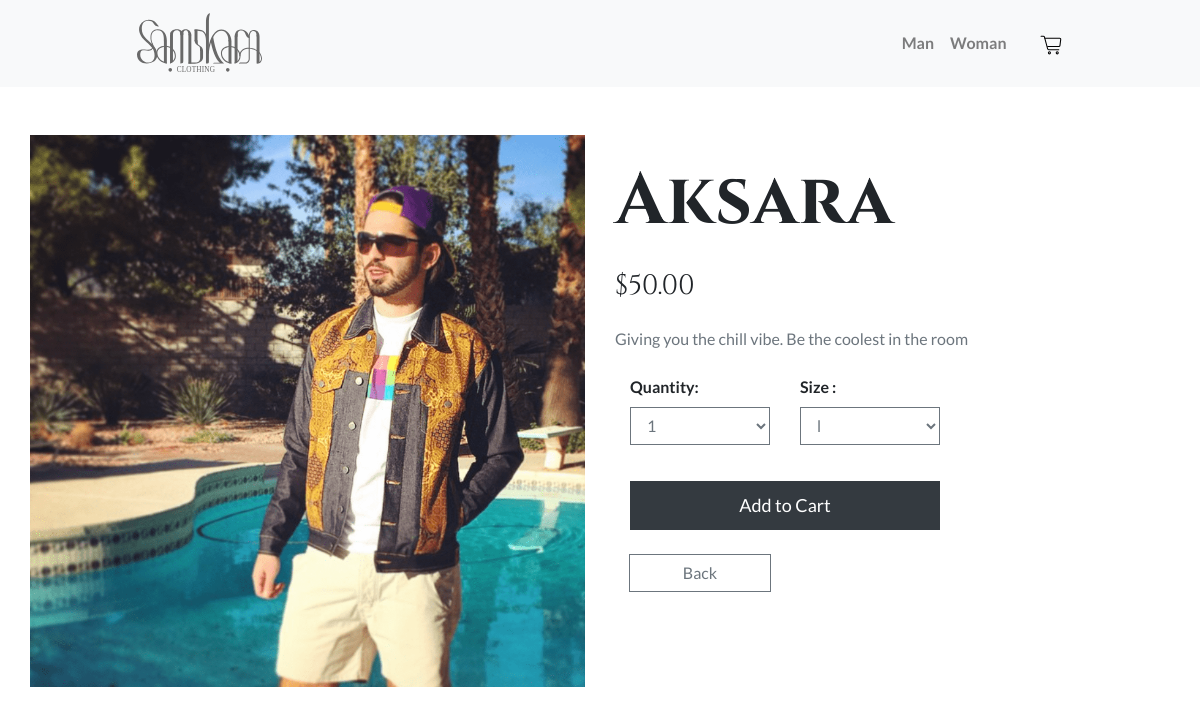
The app's page /product/2 with its own data.
### app/models.py (models this page shows, shortened)
class Product(db.Model):
    id=db.Column(db.Integer, primary_key=True,unique=True,nullable=False)
    name=db.Column(db.String(64), index=True, nullable=False)
    image=db.Column(db.String(255))
    price=db.Column(db.Numeric(precision=8, scale=2))
    description=db.Column(db.String(255))
    discount_price=db.Column(db.Float)
    categories = db.relationship('Category', secondary=product_category, backref='product', lazy='dynamic')
    options=db.relationship('Option',secondary=product_option, backref='option',lazy='dynamic')

class OptionGroup(db.Model):
    id=db.Column(db.Integer, primary_key=True,unique=True,nullable=False)
    name=db.Column(db.String(64),nullable=False)
    options = db.relationship('Option', backref='group' )

### app/controllers/product_controller.py (the view, shortened to what this page needs)
@products.route('/product/<id>', methods=['GET','POST'])
def view_product(id):
    cart_id = request.cookies.get('cart_id')
    product=Product.query.filter_by(id=id).first()
    if not product:
        return "Product not found", 404
    option_dict={}
    for option in product.options:
        option_group_name = option.group.name
        option_name = option.name
        if option_group_name not in option_dict:
            option_dict[option_group_name] = [option_name]
        else:
            option_dict[option_group_name].append(option_name)
    form = ProductForm(options=option_dict)
    form.product_id.data = str(id)
    cart_id=request.cookies.get('cart_id')
    i = 0
    for key, value_array in option_dict.items():
        sub_form = form.options[i]
        sub_form.option.label = key
        sub_form.option.id = key
        sub_form.option.choices = []
        for value in value_array:
            sub_form.option.choices.append((value, value))
        i += 1
    return render_template('product.html',product=product,form=form,added_to_cart=False)

### app/forms.py
class ProductForm(FlaskForm):
    product_id = HiddenField('ID', validators=[DataRequired()])
    quantity = SelectField('Quantity', choices=[(str(i), str(i)) for i in range(1, 10)], validators=[DataRequired()])
    options = FieldList(FormField(OptionEntryForm), min_entries=1)

class OptionEntryForm(Form):
    option = SelectField('Produce',
                            [DataRequired()],
                            choices=[])

### app/templates/product.html (shortened to what this page needs)
{% extends "base.html" %} {% block content %}
<div class="container-fluid mt-5">
	<div class="row">
		<div class="col-md-6 d-flex justify-content-end">
			<img
				src="{{ product.image }}"
				class="img-fluid product-image"
				alt="{{ product.name }}"
			/>
		</div>
		<div class="col-12 col-md-6">
			<h1 class="display-3 mt-4 mb-4 font-weight-bold">{{ product.name }}</h1>
			{% if product.discount_price == None %}
			<h3 class="text-black mb-0">${{ product.price }}</h3>
			{% endif %}
			<p class="text-secondary mt-4 mb-4">{{ product.description }}</p>
			<form method="POST" class="row col-12 col-md-10 col-lg-8 mt-4">
				<div class="form-group quantity-section col-6">
					<label for="quantity" class="text-captalize font-weight-bold"
						>Quantity:</label
					>
					{{ form.quantity(class="form-control rounded-0 bg-white
					border-secondary text-secondary", id="product_quantity") }}
				</div>
				{% for sub_form in form.options %}
				<div class="form-group options-section col-6">
					<label class="text-capitalize font-weight-bold"
						>{{ sub_form.option.label }} :</label
					>
					{{sub_form.option(class="form-control rounded-0 bg-white
					border-secondary text-secondary " ) }}
				</div>
				{% endfor %}
				<div class="col-12">
					<button type="submit" class="w-100 btn btn-dark rounded-0 atc-button">
						Add to Cart
					</button>
				</div>
			</form>
			<div class="row col-12 col-md-10 col-lg-8 justify-content-around mb-5">
				<a
					id="backButton"
					class="col-5 mt-4 btn btn-outline-secondary text-center rounded-0"
					>Back</a
				>
				{%if atc%}
				<a
					class="col-5 mt-4 btn btn-outline-secondary rounded-0"
					href="{{url_for('cart.view_cart')}}"
				>
					Show cart {%else%}
					<div class="col-5"></div>
					{%endif%}
			</div>
		</div>
	</div>
</div>
{% endblock %}

### app/static/css/index.css (style rules this page uses)
body { font-family: "Lato", sans-serif !important; }
h1, h2, h3, h4, h5, h6, .display { font-family: "Cinzel", serif !important; }
.atc-button { color: white; background-color: #343a40; }
.atc-button { margin-top: 20px; font-size: 18px; padding: 10px 20px; border-radius: 4px; }

### records on screen
Product: image (picture), name "Aksara", price "50.00", description "Giving you the chill vibe. Be the coolest in the room"
OptionGroup: option.label "Size"
